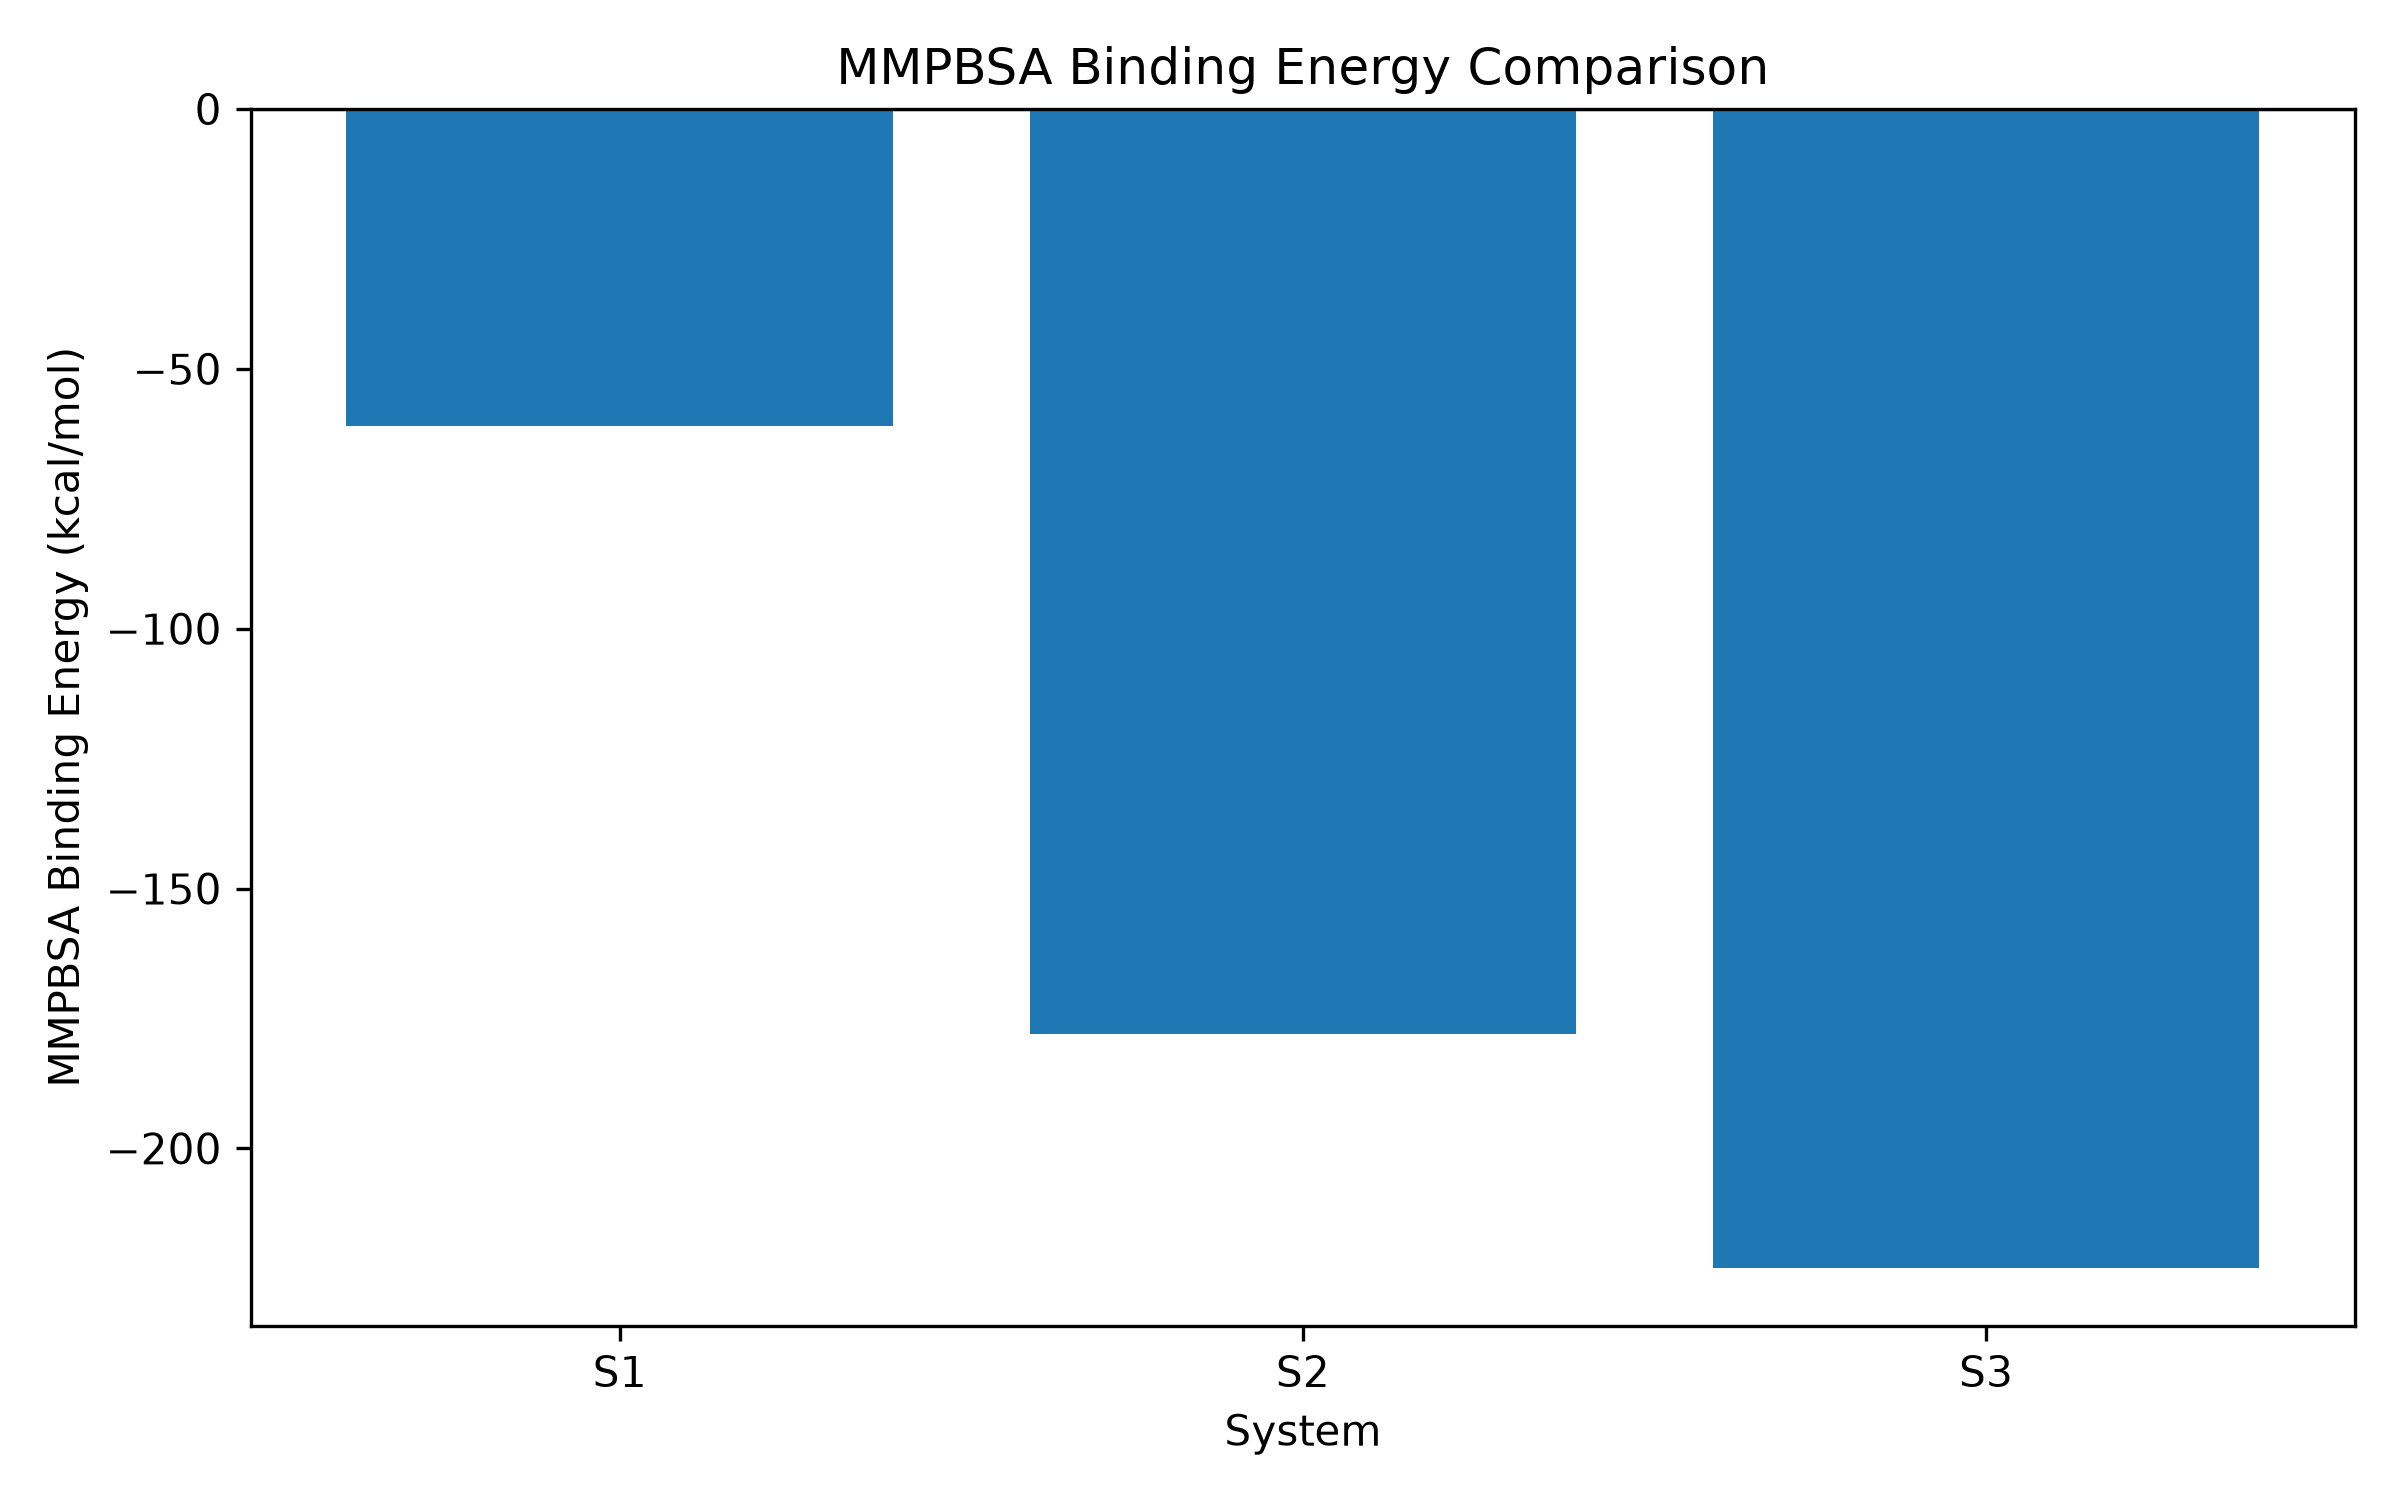

Write the Python code that produced this figure.
import pandas as pd
import matplotlib.pyplot as plt
from pathlib import Path


project_dir = Path(
    "python/bioinformatics/complex_comparison"
)

input_file = project_dir / "complexes.csv"

data = pd.read_csv(input_file)
# ==============================
# MULTI-METRIC RANKING
# ==============================

data["RMSD_rank"] = data["mean_rmsd_A"].rank(
    ascending=True,
    method="min"
)

data["Rg_rank"] = data["mean_rg_A"].rank(
    ascending=True,
    method="min"
)

data["HBond_rank"] = data["mean_hbonds"].rank(
    ascending=False,
    method="min"
)

data["MMPBSA_rank"] = data["mmpbsa_kcal_mol"].rank(
    ascending=True,
    method="min"
)

data["overall_score"] = (
    data["RMSD_rank"]
    + data["Rg_rank"]
    + data["HBond_rank"]
    + data["MMPBSA_rank"]
)
# ==============================
# WEIGHTED RANKING
# ==============================

data["weighted_score"] = (
    data["RMSD_rank"] * 0.25
    + data["Rg_rank"] * 0.10
    + data["HBond_rank"] * 0.25
    + data["MMPBSA_rank"] * 0.40
)

weighted_ranking = data.sort_values(
    "weighted_score",
    ascending=True
)

print("\n===== WEIGHTED MULTI-METRIC RANKING =====")

print(
    weighted_ranking[
        [
            "system",
            "RMSD_rank",
            "Rg_rank",
            "HBond_rank",
            "MMPBSA_rank",
            "overall_score",
            "weighted_score"
        ]
    ].to_string(index=False)
)

best_weighted = weighted_ranking.iloc[0]

print("\n===== WEIGHTED WINNER =====")

print(
    f"Best weighted system: "
    f"{best_weighted['system']}"
)

print(
    f"Weighted score: "
    f"{best_weighted['weighted_score']:.2f}"
)

ranking = data.sort_values(
    "overall_score",
    ascending=True
)

print("===== COMPLEX COMPARISON =====")
print(data)
print("\n===== MULTI-METRIC RANKING =====")

print(
    ranking[
        [
            "system",
            "RMSD_rank",
            "Rg_rank",
            "HBond_rank",
            "MMPBSA_rank",
            "overall_score"
        ]
    ].to_string(index=False)
)


best_system = ranking.iloc[0]


print("\n===== OVERALL RANKING =====")

print(
    f"Best overall system: "
    f"{best_system['system']}"
)

print(
    f"Overall score: "
    f"{best_system['overall_score']:.0f}"
)

print("\n===== BASIC STATISTICS =====")

numeric_columns = [
    "mean_rmsd_A",
    "mean_rg_A",
    "mean_hbonds",
    "mmpbsa_kcal_mol"
]

print(data[numeric_columns].describe())


# Identify best systems

lowest_rmsd = data.loc[
    data["mean_rmsd_A"].idxmin()
]

lowest_rg = data.loc[
    data["mean_rg_A"].idxmin()
]

highest_hbonds = data.loc[
    data["mean_hbonds"].idxmax()
]

strongest_binding = data.loc[
    data["mmpbsa_kcal_mol"].idxmin()
]


print("\n===== MULTI-METRIC RESULTS =====")

print(
    f"Lowest RMSD: "
    f"{lowest_rmsd['system']} "
    f"({lowest_rmsd['mean_rmsd_A']:.2f} Å)"
)

print(
    f"Lowest Rg: "
    f"{lowest_rg['system']} "
    f"({lowest_rg['mean_rg_A']:.2f} Å)"
)

print(
    f"Highest H-bonds: "
    f"{highest_hbonds['system']} "
    f"({highest_hbonds['mean_hbonds']:.0f})"
)

print(
    f"Most negative MMPBSA: "
    f"{strongest_binding['system']} "
    f"({strongest_binding['mmpbsa_kcal_mol']:.2f} kcal/mol)"
)


# Save summary

summary_file = (
    project_dir / "complex_comparison.csv"
)

data.to_csv(
    summary_file,
    index=False
)


# Create MMPBSA plot

plt.figure(figsize=(8, 5))

plt.bar(
    data["system"],
    data["mmpbsa_kcal_mol"]
)

plt.xlabel("System")
plt.ylabel("MMPBSA Binding Energy (kcal/mol)")
plt.title("MMPBSA Binding Energy Comparison")

plt.axhline(
    0,
    linewidth=0.8
)

plt.tight_layout()

plot_file = (
    project_dir / "complex_comparison.png"
)

plt.savefig(
    plot_file,
    dpi=300
)

plt.close()


# Create text report

report_file = (
    project_dir / "complex_comparison_report.txt"
)

with open(report_file, "w") as report:

    report.write(
        "===== COMPLEX COMPARISON REPORT =====\n\n"
    )

    report.write(
        "Systems analyzed: "
        f"{len(data)}\n\n"
    )

    report.write(
        "Lowest RMSD:\n"
        f"{lowest_rmsd['system']} "
        f"({lowest_rmsd['mean_rmsd_A']:.2f} Å)\n\n"
    )

    report.write(
        "Lowest Radius of Gyration:\n"
        f"{lowest_rg['system']} "
        f"({lowest_rg['mean_rg_A']:.2f} Å)\n\n"
    )

    report.write(
        "Highest Hydrogen Bonds:\n"
        f"{highest_hbonds['system']} "
        f"({highest_hbonds['mean_hbonds']:.0f})\n\n"
    )

    report.write(
        "Most Negative MMPBSA:\n"
        f"{strongest_binding['system']} "
        f"({strongest_binding['mmpbsa_kcal_mol']:.2f} "
        "kcal/mol)\n"
    )


print("\nFiles generated:")

print(summary_file)
print(plot_file)
print(report_file)
